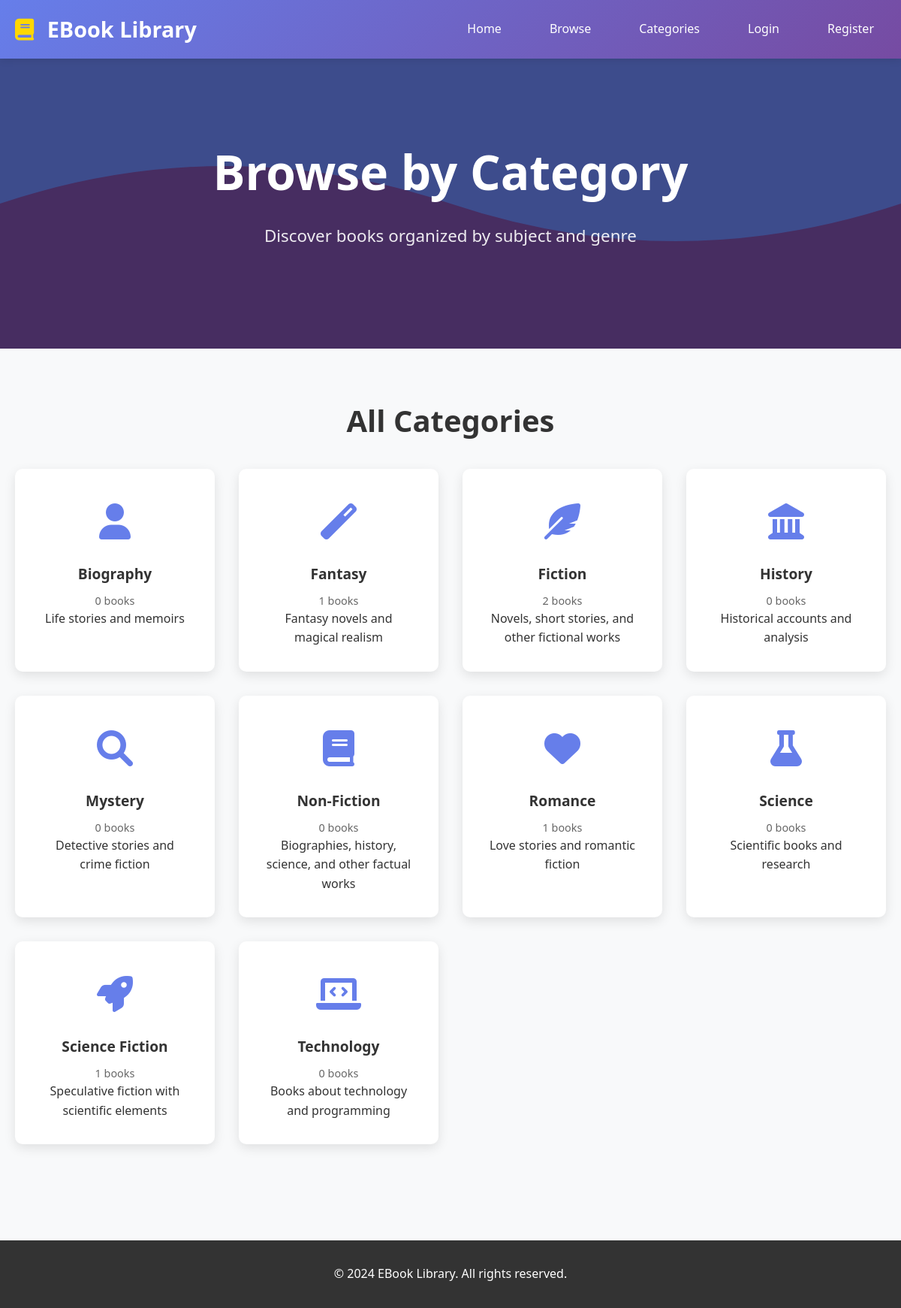
/categories.php, run on the app's committed database.
### tables this page shows
CREATE TABLE categories (
    id INT AUTO_INCREMENT PRIMARY KEY,
    name VARCHAR(100) NOT NULL,
    description TEXT,
    created_at TIMESTAMP DEFAULT CURRENT_TIMESTAMP
);

### config/database.php (called while the page is built, shortened)
<?php
class Database {
    private $connection;
    private function connect() {
        try {
            $this->connection = new PDO(
                "mysql:host=" . DB_HOST . ";dbname=" . DB_NAME . ";charset=utf8mb4",
                DB_USER,
                DB_PASS,
                [
                    PDO::ATTR_ERRMODE => PDO::ERRMODE_EXCEPTION,
                    PDO::ATTR_DEFAULT_FETCH_MODE => PDO::FETCH_ASSOC,
                    PDO::ATTR_EMULATE_PREPARES => false
                ]
            );
        } catch (PDOException $e) {
            die("Connection failed: " . $e->getMessage());
        }
    }
    public function query($sql, $params = []) {
        $stmt = $this->connection->prepare($sql);
        $stmt->execute($params);
        return $stmt;
    }
    public function fetchAll($sql, $params = []) {
        $stmt = $this->query($sql, $params);
        return $stmt->fetchAll();
    }
}
?>

### categories.php (the view, shortened to what this page needs)
<?php
require_once 'config/database.php';
$db = new Database();
$categories = $db->fetchAll("
    SELECT
        c.*,
        COUNT(b.id) as book_count
    FROM categories c
    LEFT JOIN books b ON c.id = b.category_id AND b.is_active = 1
    GROUP BY c.id
    ORDER BY c.name
");
?>
<!DOCTYPE html>
<html lang="en">
<head>
    <link rel="stylesheet" href="assets/css/style.css">
    <link href="https://cdnjs.cloudflare.com/ajax/libs/font-awesome/6.0.0/css/all.min.css" rel="stylesheet">
</head>
<body>
    <header class="header">
        <nav class="navbar">
            <div class="nav-container">
                <div class="nav-logo">
                    <h2><i class="fas fa-book"></i> EBook Library</h2>
                </div>
                <div class="nav-menu">
                    <a href="index.php" class="nav-link">Home</a>
                    <a href="browse.php" class="nav-link">Browse</a>
                    <a href="categories.php" class="nav-link active">Categories</a>
                    <?php if (isset($_SESSION['user_id'])): ?>
                        <a href="profile.php" class="nav-link">Profile</a>
                        <a href="logout.php" class="nav-link">Logout</a>
                    <?php else: ?>
                        <a href="login.php" class="nav-link">Login</a>
                        <a href="register.php" class="nav-link">Register</a>
                    <?php endif; ?>
                </div>
            </div>
        </nav>
    </header>
    <main class="main-content">
        <section class="hero">
            <div class="hero-content">
                <h1>Browse by Category</h1>
                <p>Discover books organized by subject and genre</p>
            </div>
        </section>
        <section class="categories">
            <div class="container">
                <h2>All Categories</h2>
                <div class="categories-grid">
                    <?php foreach ($categories as $category): ?>
                        <a href="browse.php?category=<?php echo $category['id']; ?>" class="category-card">
                            <div class="category-icon">
                                <?php
                                $icons = [
                                    'Fiction' => 'fas fa-feather-alt',
                                    'Non-Fiction' => 'fas fa-book',
                                    'Science Fiction' => 'fas fa-rocket',
                                    'Mystery' => 'fas fa-search',
                                    'Romance' => 'fas fa-heart',
                                    'Fantasy' => 'fas fa-magic',
                                    'Biography' => 'fas fa-user',
                                    'History' => 'fas fa-landmark',
                                    'Science' => 'fas fa-flask',
                                    'Technology' => 'fas fa-laptop-code'
                                ];
                                $icon = $icons[$category['name']] ?? 'fas fa-book';
                                ?>
                                <i class="<?php echo $icon; ?>"></i>
                            </div>
                            <h3 class="category-name"><?php echo htmlspecialchars($category['name']); ?></h3>
                            <p class="category-count"><?php echo intval($category['book_count']); ?> books</p>
                            <?php if ($category['description']): ?>
                                <p class="category-description"><?php echo htmlspecialchars($category['description']); ?></p>
                            <?php endif; ?>
                        </a>
                    <?php endforeach; ?>
                </div>
            </div>
        </section>
    </main>
    <footer class="footer">
        <div class="container">
            <p>&copy; 2024 EBook Library. All rights reserved.</p>
        </div>
    </footer>
</body>
</html>

### assets/css/style.css (style rules this page uses)
* { margin: 0; padding: 0; box-sizing: border-box; }
body { font-family: 'Segoe UI', Tahoma, Geneva, Verdana, sans-serif; line-height: 1.6; color: #333; background-color: #f8f9fa; }
.container { max-width: 1200px; margin: 0 auto; padding: 0 20px; }
.header { background: linear-gradient(135deg, #667eea 0%, #764ba2 100%); color: white; box-shadow: 0 2px 10px rgba(0,0,0,0.1); position: sticky; top: 0; z-index: 1000; }
.navbar { padding: 1rem 0; }
.nav-container { max-width: 1200px; margin: 0 auto; padding: 0 20px; display: flex; justify-content: space-between; align-items: center; }
.nav-logo h2 { font-size: 1.8rem; font-weight: 700; }
.nav-logo i { margin-right: 10px; color: #ffd700; }
.nav-menu { display: flex; gap: 2rem; }
.nav-link { color: white; text-decoration: none; font-weight: 500; transition: color 0.3s ease; padding: 0.5rem 1rem; border-radius: 5px; }
.hero { background-size: cover; background-position: center; color: white; text-align: center; padding: 100px 0; }
.hero-content h1 { font-size: 3.5rem; margin-bottom: 1rem; font-weight: 700; }
.hero-content p { font-size: 1.3rem; margin-bottom: 2rem; opacity: 0.9; }
.categories-grid { display: grid; grid-template-columns: repeat(auto-fill, minmax(200px, 1fr)); gap: 1.5rem; margin-top: 2rem; }
.category-card { background: white; padding: 2rem; border-radius: 10px; text-align: center; box-shadow: 0 5px 15px rgba(0,0,0,0.1); transition: transform 0.3s ease; cursor: pointer; text-decoration: none; color: inherit; }
.category-icon { font-size: 3rem; margin-bottom: 1rem; color: #667eea; }
.category-name { font-size: 1.2rem; font-weight: 600; margin-bottom: 0.5rem; }
.category-count { color: #666; font-size: 0.9rem; }
section { padding: 4rem 0; }
section h2 { text-align: center; font-size: 2.5rem; margin-bottom: 1rem; color: #333; font-weight: 700; }
.footer { background: #333; color: white; text-align: center; padding: 2rem 0; margin-top: 4rem; }
@media (min-width: 1200px) { .container { max-width: 1400px; } }
@media (min-width: 1200px) { .hero-content h1 { font-size: 4rem; } }
@media (min-width: 1200px) { .hero-content p { font-size: 1.4rem; } }
@media (min-width: 1200px) { .categories-grid { grid-template-columns: repeat(auto-fill, minmax(220px, 1fr)); gap: 2rem; } }

### data on the page
categories: name "Biography", book_count "0", description "Life stories and memoirs"
categories: name "Fantasy", book_count "1", description "Fantasy novels and magical realism"
categories: name "Fiction", book_count "2", description "Novels, short stories, and other fictional works"
categories: name "History", book_count "0", description "Historical accounts and analysis"
categories: name "Mystery", book_count "0", description "Detective stories and crime fiction"
categories: name "Non-Fiction", book_count "0", description "Biographies, history, science, and other factual works"
categories: name "Romance", book_count "1", description "Love stories and romantic fiction"
categories: name "Science", book_count "0", description "Scientific books and research"
categories: name "Science Fiction", book_count "1", description "Speculative fiction with scientific elements"
categories: name "Technology", book_count "0", description "Books about technology and programming"
